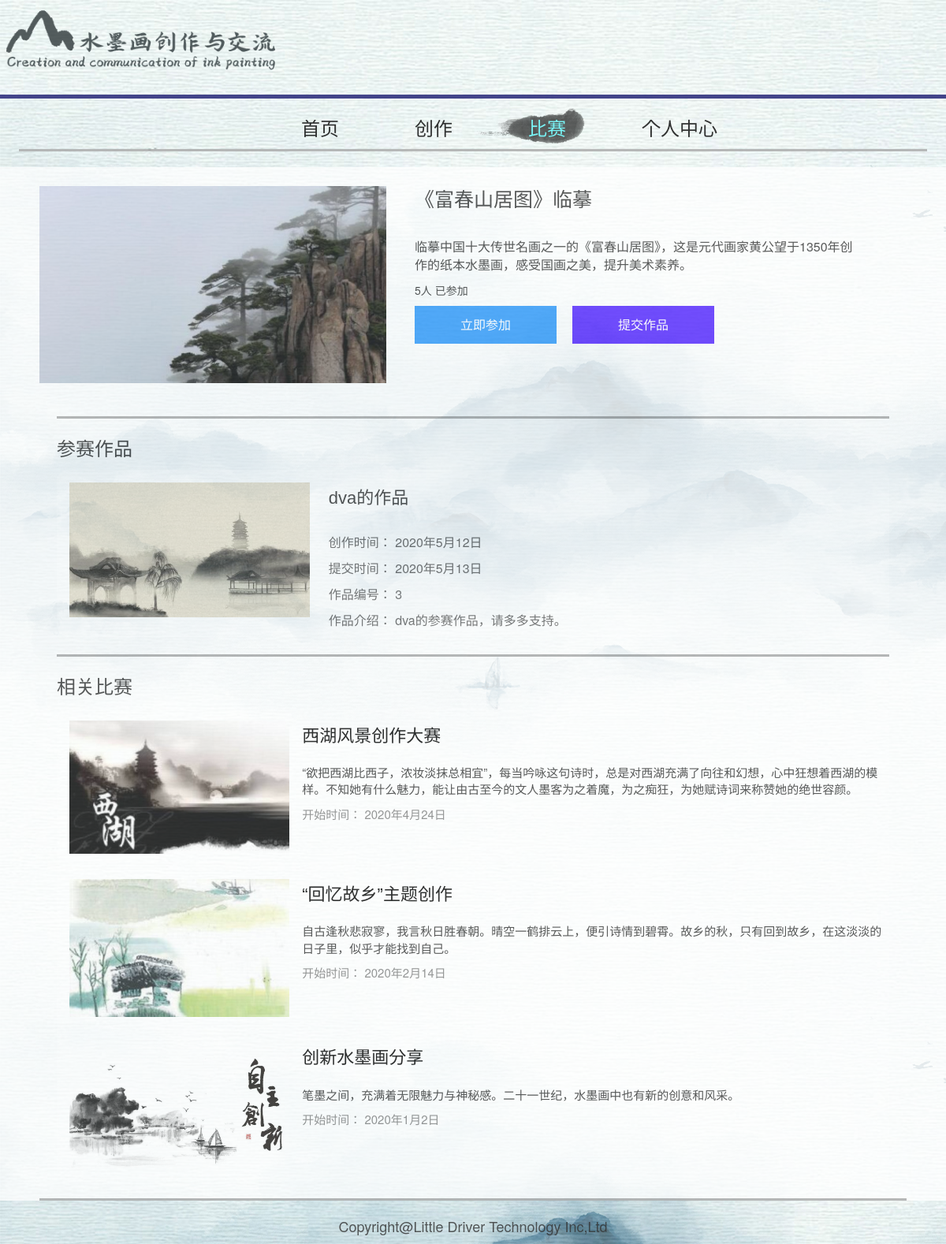
Screenshot of /s/compete1?id=2 with the database file from the repository.
### MainAPP/models.py (models this page shows)
class Competition(models.Model):
    class Meta:
        verbose_name = '比赛信息'
        verbose_name_plural = '比赛信息'
    create_date = models.DateTimeField(auto_now_add=True)
    pic = models.CharField(max_length=100)
    title = models.CharField(max_length=100)
    desc = models.TextField()
    att_cnt = models.IntegerField(default=0)
    start_time = models.CharField(max_length=50)

class CompPic(models.Model):
    class Meta:
        verbose_name = '比赛作品管理'
        verbose_name_plural = '比赛作品管理'
    author = models.ForeignKey(User, on_delete=models.CASCADE, related_name='comppic_user_set')
    comp = models.ForeignKey(Competition, on_delete=models.CASCADE, related_name='comppic_comp_set')
    pic = models.CharField(max_length=100)
    title = models.CharField(max_length=100)
    create_time = models.CharField(max_length=100, default="2020年5月12日")
    upload_time = models.CharField(max_length=100, default="2020年5月13日")
    desc = models.TextField()

### MainAPP/views.py (the view, shortened to what this page needs)
# urls.py: path('s/<slug:path>', mainViews.showPages),
def showPages(request, path):
    logging.info('Accessing Page /%s with main.showPages'%(path))
    if path=='transfer':
        template = loader.get_template('PC_tranPage.html')
        context = {}
        return HttpResponse(template.render(context, request))
    if path=='compete1':
        id = request.GET.get('id', '')
        alert = request.GET.get('alert', '')
        try:
            id = int(id)
        except:
            return HttpResponse('Bad id.')
        template = loader.get_template('PC_competePage_inner.html')
        competes = getCompeteInfo()
        comptest = getCompeteAtt(request.user, id)
        thai = competes[0]
        default_desc = request.user.username + "的参赛作品，请多多支持。"
        default_title = request.user.username + "的作品"
        pics = getPics(id)
        pictest = getPicTest(request.user, id)
        for compete in competes:
            if compete["id"]==id:
                thai = compete
                competes.remove(compete)
        context = {
            'id': id,
            'alert': alert,
            'thai': thai,
            'competes': competes,
            'comptest': comptest,
            'pictest': pictest,
            'pics': pics,
            'default_desc': default_desc,
            'default_title': default_title,
        }
        return HttpResponse(template.render(context, request))

### WeiboAPP/views.py (called while the page is built)
def getCompeteRealCount(id):
    return CompAtt.objects.filter(comp__id=id).count()

def getCompeteInfo():
    competes = []
    datas = Competition.objects.all()
    for data in datas:
        competes.append({
            'id': data.id,
            'pic': data.pic,
            'title': data.title,
            'desc': data.desc,
            'att_cnt': data.att_cnt + getCompeteRealCount(data.id),
            'start_time': data.start_time,
        })
    return competes

def getCompeteAtt(user, id):
    if not user.username:
        return 0
    comptest = CompAtt.objects.filter(comp__id=id, user=user)
    print('COMPTEST', comptest)
    return 1 if comptest else 0

def getPics(id):
    comppics = CompPic.objects.filter(comp__id=id)
    pics = []
    for comppic in comppics:
        pics.append({
            'username': comppic.author.username,
            'create_time': comppic.create_time,
            'upload_time': comppic.upload_time,
            'id': comppic.id,
            'desc': comppic.desc,
            'title': comppic.title,
            'url': '/media/'+comppic.pic,
        })
    return pics

def getPicTest(user, id):
    if not user.username:
        return 0
    pictest = CompPic.objects.filter(comp__id=id, author=user)
    print('PICTEST', pictest)
    return 1 if pictest else 0

### templates/PC_competePage_inner.html (shortened to what this page needs)
<html>
<head>
	<link href="https://cdn.bootcss.com/bootstrap/3.3.7/css/bootstrap.min.css" rel="stylesheet">
</head>
<body style="background-image:url(../../img/bk.jpg);
			overflow:scroll;
			display:block;">
	<div style="">
		<img src="../../img/icon.png" style="height:100px;">
	</div>
	<hr style="border-top:5px solid #191970"/>
    <div>
        <p class="title_" id="title_g" style="margin-right:calc(45% - 250px);"  onclick="window.location.href='/s/my'"
           onmouseover="$('#bkSlide').css('left',(this.offsetLeft+this.clientWidth/2-90)+'px');$('.title_').css('color','black');$(this).css('color','#5CF4F7');">个人中心</p>
        <p class="title_" id="title_w" style="margin-right:8%;" onclick="window.location.href='/s/compete'"
           onmouseover="$('#bkSlide').css('left',(this.offsetLeft+this.clientWidth/2-90)+'px');$('.title_').css('color','black');$(this).css('color','#5CF4F7');">比赛</p>
        <p class="title_" id="title_t" style="margin-right:8%;" onclick="window.location.href='/s/transfer'"
           onmouseover="$('#bkSlide').css('left',(this.offsetLeft+this.clientWidth/2-90)+'px');$('.title_').css('color','black');$(this).css('color','#5CF4F7');">创作</p>
        <p class="title_" id="title_s" style="margin-right:8%;" onclick="window.location.href='/s/index'"
           onmouseover="$('#bkSlide').css('left',(this.offsetLeft+this.clientWidth/2-90)+'px');$('.title_').css('color','black');$(this).css('color','#5CF4F7');">首页</p>
        <div class="bkSlide" id="bkSlide">
            <img src="../../img/Layer26.png" style="height:50px;"/>
        </div>
    </div>
	<hr style="border-top:3px solid #A9A9A9;width:96%;"/>
<div style="min-width:1024px;max-width:1280px;padding:2% 50px 0 50px;margin:auto;background-color:#fffe;">
	<div style="padding:0 0 2% 0;width:100%;">
        <div style="margin:auto;width:100%;">
            <div style="width:100%;display:flex;">
                <div style="flex:20">
                    <div style="width:100%; height: 250px;">
                        <img src="{{thai.pic}}" style="width:100%;height:100%;">
                    </div>
				</div>
				<div style="flex:30">
					<div style="padding: 0 66px 0 36px;">
						<p style="font-size:25px;font-family:黑体;"> {{thai.title}} </p>
						<br />
						<p style="font-size:16px;">{{thai.desc}}</p>
						<p style="font-size:14px;"> {{thai.att_cnt}}人 已参加 </p>
						<div id="att" style="height: 48px; width: 180px; background-color: rgb(46, 152, 250);float:left;">
							<div style="text-align:center;line-height: 48px;color: white; font-size: 16px; user-select:none;">立即参加</div>
						</div>
						<div id="tij" style="height: 48px; width: 180px; background-color: rgb(83, 36, 255);float:left;margin-left: 20px;">
							<div style="text-align:center;line-height: 48px;color: white; font-size: 16px; user-select:none;">提交作品</div>
						</div>
					</div>
                </div>
            </div>
        </div>
	</div>
	<hr style="border-top:3px solid #A9A9A9;width:96%;"/>
	<div style="margin:0% 2% 2% 2%;">
		<div style="width:100%;">
			<p style="font-size:24px;">参赛作品</p>
		</div>
		{% for pic in pics %}
		<div style="width:100%;background-color:transparent;flex-wrap:wrap;">
			<div style="display:block;border-radius: 15px;overflow:hidden;">
				<div style="display:flex;width:100%;background-color:#fff8;">
					<div style="flex:3;margin:16px;overflow:hidden;height:96%;">
						<img src="{{pic.url}}" style="width:100%;"/>
					</div>
					<div style="flex:7;overflow:hidden;padding-left: 8px;">
						<p style="font-size:22px;padding-top:20px;font-family:SF Pro SC,Source Han Sans CN,sans-serif;">
						{{pic.title}}</p>
						<br/>
                        <p style="font-size:16px;color:rgb(94, 93, 93);">创作时间： {{pic.create_time}}</p>
                        <p style="font-size:16px;color:rgb(94, 93, 93);">提交时间： {{pic.upload_time}}</p>
                        <p style="font-size:16px;color:rgb(94, 93, 93);">作品编号： {{pic.id}}</p>
                        <p style="font-size:16px;color:rgb(94, 93, 93);">作品介绍： {{pic.desc}}</p>
					</div>
				</div>
			</div>
		</div>
		{% endfor %}
	</div>
	<hr style="border-top:3px solid #A9A9A9;width:96%;"/>
	<div style="margin:0% 2% 2% 2%;">
		<div style="width:100%;">
			<p style="font-size:24px;">相关比赛</p>
		</div>
		<div style="width:100%;background-color:transparent;flex-wrap:wrap;">
			<div style="display:block;border-radius: 15px;overflow:hidden;">
				{% for compete in competes %}
				<div style="display:flex;width:100%;background-color:#fff8;">
					<div style="flex:3;margin:16px;overflow:hidden;height:96%;">
						<a href="/s/compete1?id={{compete.id}}">
						<img src="{{compete.pic}}" style="width:100%;"/>
						</a>
					</div>
					<div style="flex:8;overflow:hidden;">
						<p style="font-size:22px;padding-top:20px;font-family:SF Pro SC,Source Han Sans CN,sans-serif;">
							<a href="/s/compete1?id={{compete.id}}">
								{{compete.title}}
							</a>
						</p>
                        <p style="font-size:15px;padding-top:10px;">{{compete.desc}}</p>
                        <p style="font-size:15px;color:grey;">开始时间： {{compete.start_time}}</p>
					</div>
				</div>
				{% endfor %}
			</div>
		</div>
	</div>
	<hr style="border-top:3px solid #A9A9A9;"/>
</div>
	<div style="text-align:center;">
		<p style="font-size:18px;">Copyright@Little Driver Technology Inc,Ltd</p>
	</div>
</body>
</html>

### templates/PC_competePage_inner.html (style rules this page uses)
body { opacity:0.8; }
a { color: black; text-decoration: none; }
a:link { color: black; text-decoration: none; }
.bkSlide { position:relative; top:-10px; z-index:-80; float:left; height:30px; transition: all 0.25s ease-out; }
.title_ { font-size:24px; float:right; }

### rows the page displays
Competition: pic (picture), title "《富春山居图》临摹", desc "临摹中国十大传世名画之一的《富春山居图》，这是元代画家黄公望于1350年创作的纸本水墨画，感受国画之美，提升美术素养。"
CompPic: title "dva的作品", create_time "2020年5月12日", upload_time "2020年5月13日", desc "dva的参赛作品，请多多支持。"
Competition: pic (picture), title "西湖风景创作大赛", desc "“欲把西湖比西子，浓妆淡抹总相宜”，每当吟咏这句诗时，总是对西湖充满了向往和幻想，心中狂想着西湖的模样。不知她有什么魅力，能让由古至今的文人墨客为之着魔，为之痴狂，为她赋诗词来称赞她的绝世容颜。", start_time "2020年4月24日"
Competition: pic (picture), title "“回忆故乡”主题创作", desc "自古逢秋悲寂寥，我言秋日胜春朝。晴空一鹤排云上，便引诗情到碧霄。故乡的秋，只有回到故乡，在这淡淡的日子里，似乎才能找到自己。", start_time "2020年2月14日"
Competition: pic (picture), title "创新水墨画分享", desc "笔墨之间，充满着无限魅力与神秘感。二十一世纪，水墨画中也有新的创意和风采。", start_time "2020年1月2日"

### other values shown
{{ thai.att_cnt }} "5"
{{ pic.id }} "3"
